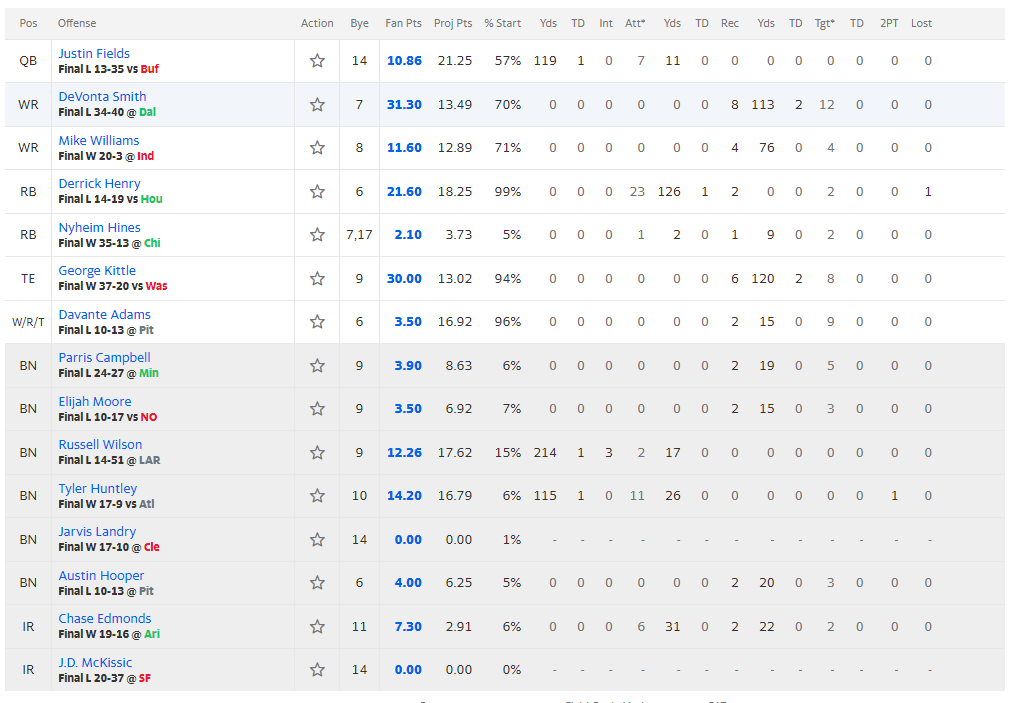
#> input picture work/imgs/raw/ff_test.PNG, 1012 x 703 px
$ jupyter execute --allow-errors open_cv.ipynb
#> lines starting #> are read from the running program, lines starting #| are printed output that depends on the picture; after the words box and inside, x2 and y2 are one past the last pixel; in counts of white or black regions, pixels touching at a corner belong together
[cell 1]
import pytesseract
import cv2

from pathlib import Path
import os
from os.path import join

from PIL import Image

[cell 2]
base_path = Path(os.getcwd())
img_path = base_path/'imgs'

img_path.mkdir(exist_ok=True)

[cell 3]
raw_img_path = img_path/'raw'
raw_img_path.mkdir(exist_ok=True)

file_name = 'ff_test.PNG'
raw_img_file_path = raw_img_path/file_name

image_display = Image.open(raw_img_file_path)
#> image_display is the input picture: PIL image 1012x703 RGBA; mean R, G, B, A 239.7, 240.5, 241.8, 255
image_display

[cell 4]
image = cv2.imread(str(raw_img_file_path))

[cell 5]
# gray image

gray = cv2.cvtColor(image,cv2.COLOR_BGR2GRAY)
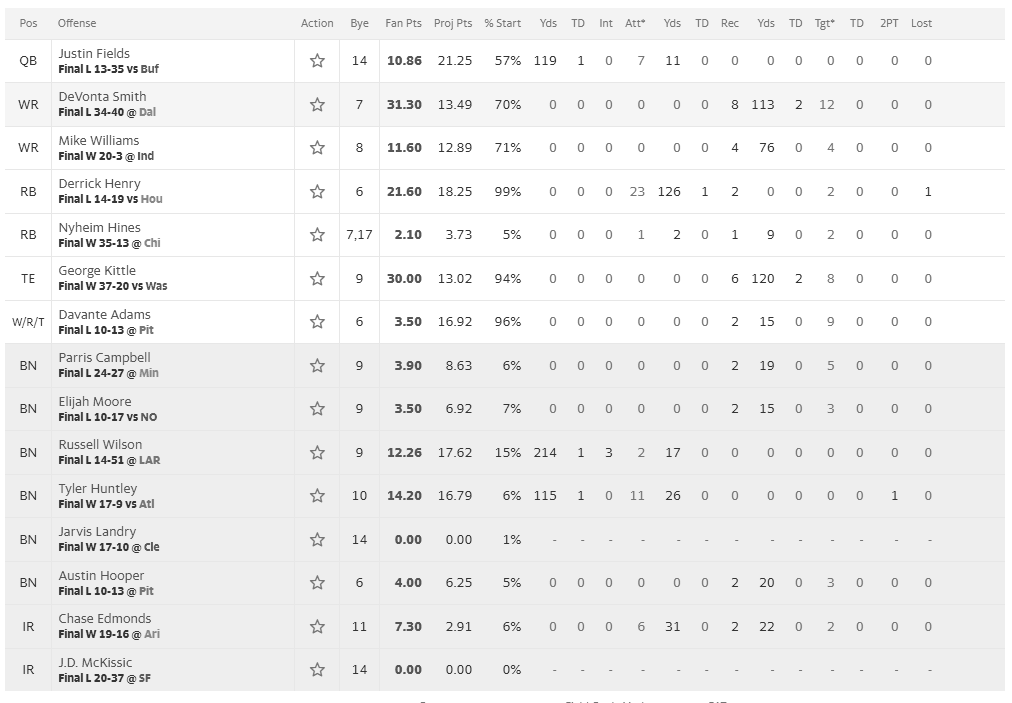
#> gray: shape (703, 1012); min 51, max 255, mean 240.4

gray_img_path = img_path/'gray_img'
gray_img_path.mkdir(exist_ok=True)

cv2.imwrite(str(gray_img_path/file_name),gray)
#> Out = True

[cell 6]
grey_image_display = Image.open(gray_img_path/file_name)
grey_image_display

[cell 7]
# blur

blur = cv2.GaussianBlur(gray,(7,7),0)
blur_img_path = img_path/'blur_img'
blur_img_path.mkdir(exist_ok=True)

cv2.imwrite(str(blur_img_path/file_name),blur)

blur_image_display = Image.open(blur_img_path/file_name)
blur_image_display

[cell 8]
# threshold

thres = cv2.threshold(blur,0,255,cv2.THRESH_BINARY_INV + cv2.THRESH_OTSU)[1]
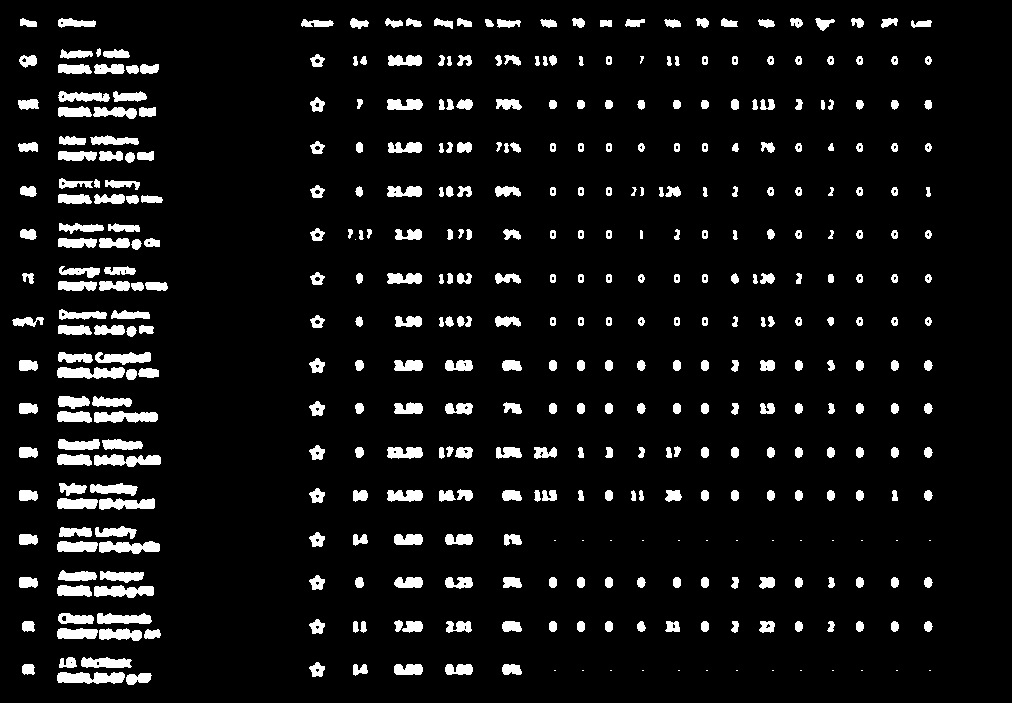
#> thres: shape (703, 1012); 7.3% white; 424 white regions (28 under 20 px), largest, box (x1, y1, x2, y2) and area: (57, 672, 125, 684) 642, (57, 367, 125, 379) 637, (94, 454, 161, 467) 596

thres_img_path = img_path/'thres_img'

thres_img_path.mkdir(exist_ok=True)

cv2.imwrite(str(thres_img_path/file_name),thres)

thres_image_display = Image.open(thres_img_path/file_name)
thres_image_display

[cell 9]
# kernels

kernel = cv2.getStructuringElement(cv2.MORPH_RECT,(13,3))

kernel_img_path = img_path/'kernel_img'
kernel_img_path.mkdir(exist_ok=True)

cv2.imwrite(str(kernel_img_path/file_name),kernel)

[cell 10]
# dilate

dilate = cv2.dilate(thres,kernel,iterations=1)
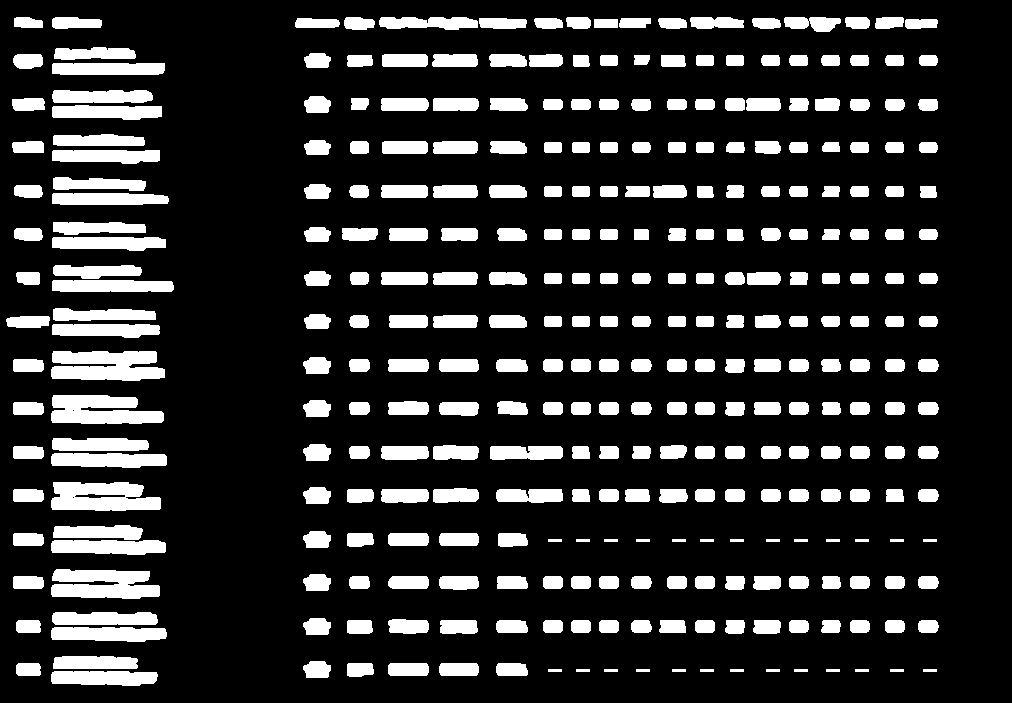
#> dilate: shape (703, 1012); 17.3% white; 326 white regions

dilate_img_path = img_path/'dilate_img'
dilate_img_path.mkdir(exist_ok=True)

cv2.imwrite(str(dilate_img_path/file_name),dilate)

dilate_image_display = Image.open(dilate_img_path/file_name)
dilate_image_display

[cell 11]
# contours

cnts = cv2.findContours(dilate,cv2.RETR_TREE,cv2.CHAIN_APPROX_SIMPLE)
#> cnts = 329 contours, 2 with area under 20; largest, box (x1, y1, x2, y2) and area: (51, 351, 165, 381) 2584, (51, 482, 161, 511) 2510, (51, 569, 160, 599) 2354, (51, 395, 164, 424) 2327, (51, 453, 167, 468) 1380

cnts = cnts[0] if len(cnts) == 2 else cnts[1]
cnts = sorted(cnts,key=lambda x: cv2.boundingRect(x)[0])

[cell 12]
# draw contours

for c in cnts:
    x,y,w,h = cv2.boundingRect(c)
    cv2.rectangle(image,(x,y),(x+w,y+h),(36,255,12),2)
#> this loop made 329 passes
#> (x, y, w, h) on passes 1 to 3: (6, 316, 44, 12), (12, 141, 32, 12), (12, 98, 33, 13)
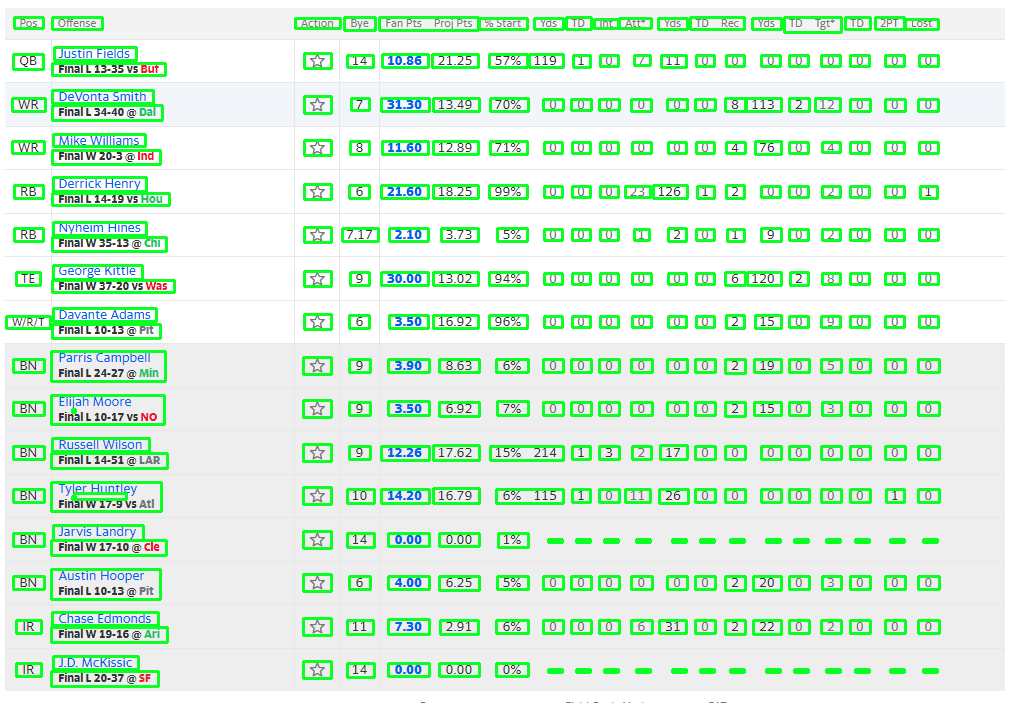
#> image: shape (703, 1012, 3); mean B, G, R 217.4, 241.7, 212.6

bbox_img_path = img_path/'bbox_img'
bbox_img_path.mkdir(exist_ok=True)
cv2.imwrite(str(bbox_img_path/file_name),image)


bbox_img = Image.open(bbox_img_path/file_name)
bbox_img
